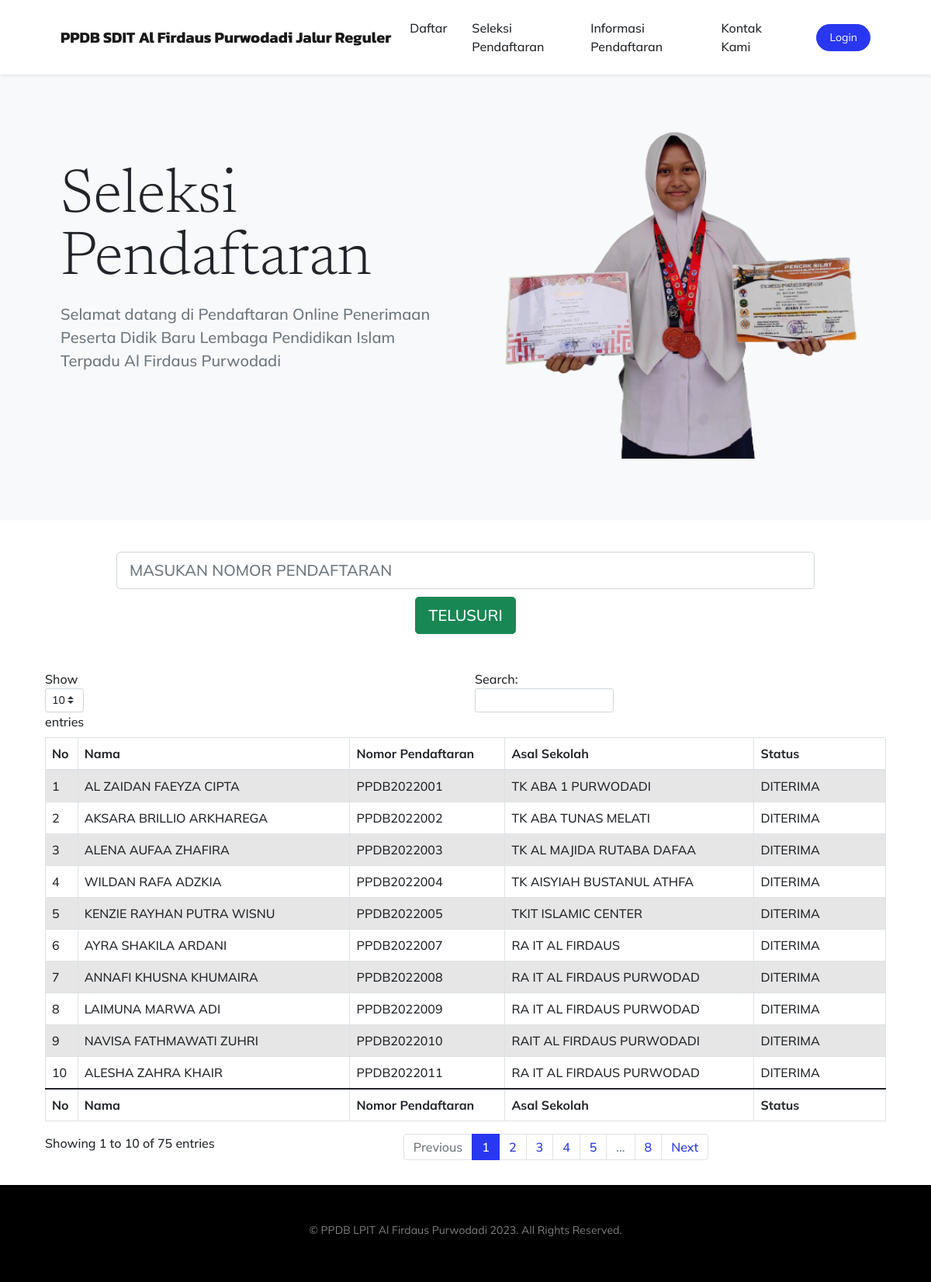
/?hal=info, run on the app's committed database.
### tables this page shows
CREATE TABLE `data_pendaftaran` (
  `id_data_pendaftaran` int(11) NOT NULL,
  `nomor_pendaftaran` varchar(15) NOT NULL,
  `pembayaran` enum('SUDAH','BELUM') NOT NULL,
  `admin_bayar` enum('YAYASAN','UNIT') NOT NULL,
  `pengumpulan_berkas` enum('SUDAH','BELUM') NOT NULL,
  `wawancara` enum('SUDAH','BELUM') NOT NULL,
  `diterima` enum('DITERIMA','TIDAK DITERIMA','PENDING') NOT NULL,
  `daftar_ulang` enum('SUDAH','BELUM') NOT NULL
);

CREATE TABLE `data_siswa` (
  `id_data_siswa` int(11) NOT NULL,
  `nomor_pendaftaran` varchar(15) NOT NULL,
  `nama_lengkap` varchar(25) NOT NULL,
  `asal_sekolah` varchar(25) NOT NULL,
  `jenis_kelamin` enum('LAKI-LAKI','PEREMPUAN') NOT NULL,
  `nisn` varchar(11) NOT NULL,
  `tempat_lahir` varchar(25) NOT NULL,
  `tanggal_lahir` date DEFAULT NULL,
  `alamat` text NOT NULL,
  `rt` int(3) DEFAULT NULL,
  `rw` int(3) DEFAULT NULL,
  `dusun` varchar(15) DEFAULT NULL,
  `desa` varchar(15) DEFAULT NULL,
  `kecamatan` varchar(15) NOT NULL,
  `kabupaten` varchar(20) NOT NULL,
  `provinsi` varchar(25) NOT NULL,
  `warga_negara` varchar(15) NOT NULL DEFAULT '''INDONESIA''',
  `nomor_wa` varchar(15) NOT NULL,
  `email` varchar(25) DEFAULT NULL,
  `agama` varchar(10) NOT NULL DEFAULT '''ISLAM''',
  `riwayat_penyakit` text DEFAULT NULL,
  `difabel` varchar(10) DEFAULT NULL,
  `domisili` varchar(15) NOT NULL,
  `anak_ke` int(5) NOT NULL,
  `hobi` text DEFAULT NULL
);

### config/curd.php (called while the page is built, shortened)
<?php
function selectSimple(string $sql) : PDOStatement | bool
{
    $conn = getConn();
    try {
        $steatment = $conn -> query($sql);
        return $steatment;
    } catch (PDOException $exception) {
        return false;
    }
}
?>

### info.php (the view, shortened to what this page needs)
<?php
require_once __DIR__."/config/curd.php";
$seleksi = selectSimple("SELECT * FROM data_siswa INNER JOIN data_pendaftaran ON data_siswa.nomor_pendaftaran = data_pendaftaran.nomor_pendaftaran WHERE data_pendaftaran.pembayaran = 'SUDAH'");
?>
<header class="masthead">
    <div class="container px-5">
        <div class="row gx-5 align-items-center">
            <div class="col-lg-6">
                <div class="mb-5 mb-lg-0 text-center text-lg-start">
                    <h1 class="display-1 lh-1 mb-3">Seleksi Pendaftaran</h1>
                    <p class="lead fw-normal text-muted mb-5">Selamat datang di Pendaftaran Online Penerimaan Peserta Didik Baru Lembaga Pendidikan Islam Terpadu Al Firdaus Purwodadi</p>
                </div>
            </div>
            <div class="col-lg-6">
                <div class="masthead-device-mockup">
                    <img class="col-sm-12" style="max-width:100%" src="assets/img/juarasilat.png" alt="Foto Anak Berprestasi">
                </div>
            </div>
        </div>
    </div>
</header>
<div class="container">
    <center>
        <div class="form-group row center" style="margin-top:30px;margin-bottom:30px;">
        <form action="" method="post">
                <div class="col-sm-10" style="margin-top:10px;">
                    <input class="form-control form-control-lg" type="text" id="nomor_daftar" name="nomor_daftar" placeholder="MASUKAN NOMOR PENDAFTARAN">
                </div>
                <div class="col-sm-2" style="margin-top:10px;">
                    <button type="submit" name="cari" class="btn btn-lg btn-success">TELUSURI</a>
                </div>
        </form>
        </div>
    </center>
    <div class="card-body table-responsive">
        <table id="tabel-data2" class="table table-bordered table-striped">
            <thead>
            <tr>
            <th>No</th>
            <th>Nama</th>
            <th>Nomor Pendaftaran</th>
            <th>Asal Sekolah</th>
            <th>Status</th>
            </tr>
            </thead>
            <tbody>
            <?php
                $no = 1;
                while ($data_seleksi = $seleksi -> fetch()) {
                ?>
                <tr>
                <td><?= $no ?></td>
                <td><?= $data_seleksi['nama_lengkap'] ?></td>
                <td><?= $data_seleksi['nomor_pendaftaran'] ?></td>
                <td><?= $data_seleksi['asal_sekolah'] ?></td>
                <td><?= $data_seleksi['diterima'] ?></td>
                </tr>
                <?php
                $no++;
                }
                ?>
            </tbody>
            <tfoot>
            <tr>
            <th>No</th>
            <th>Nama</th>
            <th>Nomor Pendaftaran</th>
            <th>Asal Sekolah</th>
            <th>Status</th>
            </tr>
            </tfoot>
        </table>
    </div>
</div>

### index.php (shortened to what this page needs)
<!DOCTYPE html>
<html lang="en">
    <head>
        <link href="https://cdn.jsdelivr.net/npm/bootstrap-icons@1.5.0/font/bootstrap-icons.css" rel="stylesheet" />
        <link rel="stylesheet" href="https://maxcdn.bootstrapcdn.com/bootstrap/4.5.2/css/bootstrap.min.css">
	    <link rel="stylesheet" href="vendors/css/style.css">
  		<link rel="stylesheet" href="plugins/fontawesome-free/css/all.min.css">
        <link href="css/styles.css" rel="stylesheet" />
    </head>
    <body id="page-top">
        <nav class="navbar navbar-expand-lg navbar-light fixed-top shadow-sm" id="mainNav">
            <div class="container px-5">
                <a class="navbar-brand fw-bold" href="#page-top">PPDB SDIT Al Firdaus Purwodadi
                    <?php
                        if(idate('Y') == 2022){
                            if (idate('m') == 12) {
                                if (idate('d') <= 7) {
                                    echo "Jalur Prestasi";
                                }else if(idate('d') >= 8){
                                    echo "Jalur Reguler";
                                }
                            }else{
                                echo "Jalur Prestasi";
                            }
                        }else{
                            echo "Jalur Reguler";
                        }
                    ?>
                </a>
                <div class="collapse navbar-collapse" id="navbarResponsive">
                    <ul class="navbar-nav ms-auto me-4 my-3 my-lg-0">
                    <li class="nav-item"><a class="nav-link me-lg-3" href="?hal=utama">Daftar</a></li>
                        <li class="nav-item"><a class="nav-link me-lg-3" href="?hal=info">Seleksi Pendaftaran</a></li>
                        <li class="nav-item"><a class="nav-link me-lg-3" href="?hal=info2">Informasi Pendaftaran</a></li>
                        <li class="nav-item"><a class="nav-link me-lg-3" href="?hal=kontak">Kontak Kami</a></li>
                    </ul>
                    <button class="btn btn-primary rounded-pill px-3 mb-2 mb-lg-0" data-bs-toggle="modal" data-bs-target="#feedbackModal">
                        <span class="d-flex align-items-center">
                            <span class="small">Login</span>
                        </span>
                    </button>
                </div>
            </div>
        </nav>
        <?php
        if (isset($_GET["hal"])) {
            if($_GET["hal"] == "utama"){
                require_once "utama.php";
            }else if($_GET["hal"] == "info"){
                require_once "info.php";
            }else if($_GET["hal"] == "kontak"){
                require_once "kontak.php";
            }else if($_GET["hal"] == "success"){
                require_once "success.php";
            }else if($_GET["hal"] == "cetak"){
                require_once "printdata.php";
            }else if($_GET["hal"] == "info2"){
                require_once "info2.php";
            }else if($_GET["hal"] == "status"){
                require_once "status.php";
            }else{
                require_once "utama.php";
            }
        }else{
            require_once "utama.php";
        }
        ?>
        <footer class="bg-black text-center py-5">
            <div class="container px-5">
                <div class="text-white-50 small">
                    <div class="mb-2">&copy; PPDB LPIT Al Firdaus Purwodadi 2023. All Rights Reserved.</div>
                </div>
            </div>
        </footer>
    </body>
</html>

### data on the page
data_pendaftaran: data_siswa.nama_lengkap "AL ZAIDAN FAEYZA CIPTA", nomor_pendaftaran "PPDB2022001", data_siswa.asal_sekolah "TK ABA 1 PURWODADI", diterima "DITERIMA"
data_pendaftaran: data_siswa.nama_lengkap "AKSARA BRILLIO ARKHAREGA", nomor_pendaftaran "PPDB2022002", data_siswa.asal_sekolah "TK ABA TUNAS MELATI", diterima "DITERIMA"
data_pendaftaran: data_siswa.nama_lengkap "ALENA AUFAA ZHAFIRA", nomor_pendaftaran "PPDB2022003", data_siswa.asal_sekolah "TK AL MAJIDA RUTABA DAFAA", diterima "DITERIMA"
data_pendaftaran: data_siswa.nama_lengkap "WILDAN RAFA ADZKIA", nomor_pendaftaran "PPDB2022004", data_siswa.asal_sekolah "TK AISYIAH BUSTANUL ATHFA", diterima "DITERIMA"
data_pendaftaran: data_siswa.nama_lengkap "KENZIE RAYHAN PUTRA WISNU", nomor_pendaftaran "PPDB2022005", data_siswa.asal_sekolah "TKIT ISLAMIC CENTER", diterima "DITERIMA"
data_pendaftaran: data_siswa.nama_lengkap "AYRA SHAKILA ARDANI", nomor_pendaftaran "PPDB2022007", data_siswa.asal_sekolah "RA IT AL FIRDAUS", diterima "DITERIMA"
data_pendaftaran: data_siswa.nama_lengkap "ANNAFI KHUSNA KHUMAIRA", nomor_pendaftaran "PPDB2022008", data_siswa.asal_sekolah "RA IT AL FIRDAUS PURWODAD", diterima "DITERIMA"
data_pendaftaran: data_siswa.nama_lengkap "LAIMUNA MARWA ADI", nomor_pendaftaran "PPDB2022009", data_siswa.asal_sekolah "RA IT AL FIRDAUS PURWODAD", diterima "DITERIMA"
data_pendaftaran: data_siswa.nama_lengkap "NAVISA FATHMAWATI ZUHRI", nomor_pendaftaran "PPDB2022010", data_siswa.asal_sekolah "RAIT AL FIRDAUS PURWODADI", diterima "DITERIMA"
data_pendaftaran: data_siswa.nama_lengkap "ALESHA ZAHRA KHAIR", nomor_pendaftaran "PPDB2022011", data_siswa.asal_sekolah "RA IT AL FIRDAUS PURWODAD", diterima "DITERIMA"
